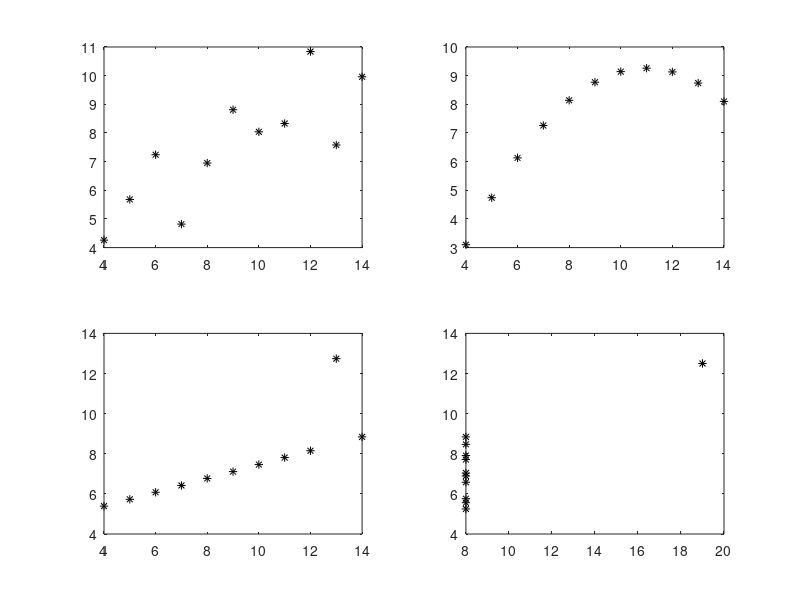

This figure's MATLAB source: (Note: this script raises an error after producing the figure.)
% Example 8.5
% Computational Statistics Handbook with MATLAB, 2nd Edition
% Wendy L. and Angel R. Martinez

% Here is another example. 
% We have 4 data sets with essentially the same
% correlation coefficient. 
% The scatterplots look very different.
% When this file is loaded, you get four sets
% of x and y variables.
load anscombe
% Do the scatterplots.
subplot(2,2,1),plot(x1,y1,'k*');
subplot(2,2,2),plot(x2,y2,'k*');
subplot(2,2,3),plot(x3,y3,'k*');
subplot(2,2,4),plot(x4,y4,'k*');
% Note that 'corr' is something we wrote.
[b1,se1,jv1] = csjack([x1,y1],'cscorr');
[b2,se2,jv2] = csjack([x2,y2],'cscorr');
[b3,se3,jv3] = csjack([x3,y3],'cscorr');
[b4,se4,jv4] = csjack([x4,y4],'cscorr');
